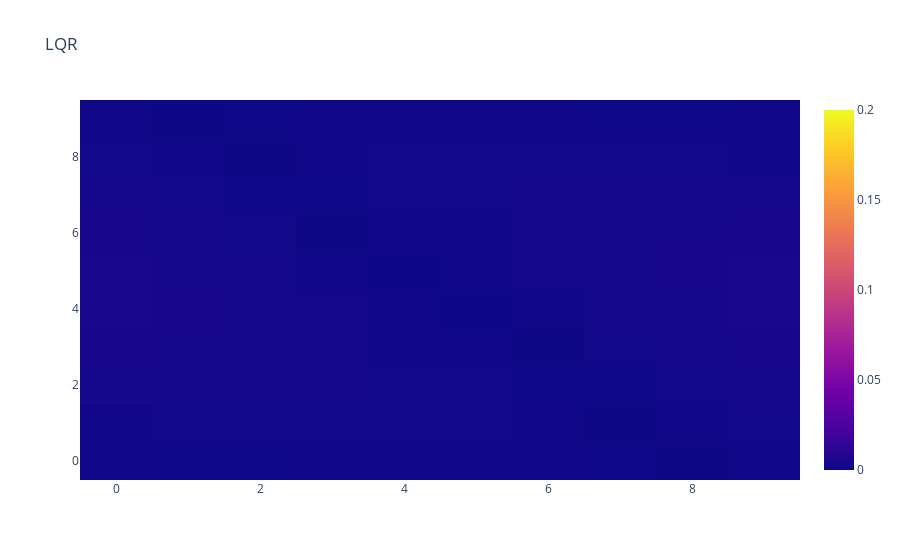

Notebook source saved alongside this figure:
### Code cell
zmin = 0.
zmax = .2

fig = go.Figure()
fig.add_trace(go.Heatmap(
    z = bench_lqr.detach().numpy(),
    zmin = zmin,
    zmax = zmax,
    ))
fig.update_layout(
    title="LQR",
)
fig.show()

# fig = go.Figure()
# fig.add_trace(go.Heatmap(
#     z = bench_no_model.detach().numpy(),
#     zmin = zmin,
#     zmax = zmax,
#     ))
# fig.update_layout(
#     title="No Model",
# )
# fig.show()

# fig = go.Figure()
# fig.add_trace(go.Heatmap(
#     z = bench_baseline.detach().numpy(),
#     zmin = zmin,
#     zmax = zmax,
#     ))
# fig.update_layout(
#     title="Baseline",
# )
# fig.show()

# fig = go.Figure()
# fig.add_trace(go.Heatmap(
#     z = bench_adv.detach().numpy(),
#     zmin = zmin,
#     zmax = zmax,
#     ))
# fig.update_layout(
#     title="Adversarial",
# )
# fig.show()

fig = go.Figure()
fig.add_trace(go.Heatmap(
    z = bench_policy.detach().numpy(),
    zmin = zmin,
    zmax = zmax,
    ))
fig.update_layout(
    title="Policy",
)
fig.show()

fig = go.Figure()
fig.add_trace(go.Heatmap(
    z = bench_policy_adv.detach().numpy(),
    zmin = zmin,
    zmax = zmax,
    ))
fig.update_layout(
    title="Policy adversarial",
)
fig.show()

### Figure 1 — Plotly figure (JSON) as saved in the notebook; plotly's stock layout.template omitted (floating-point values rounded to 4 significant figures)
{"data": [{"type": "heatmap", "z": [[0.001061, 0.0009288, 0.0009488, 0.001057, 0.001162, 0.001177, 0.00102, 0.0006182, 0.0003507, 0.001356], [0.002264, 0.002146, 0.002129, 0.002126, 0.002036, 0.001759, 0.001201, 0.0003546, 0.00104, 0.002426], [0.003328, 0.003182, 0.003055, 0.002851, 0.002459, 0.001777, 0.0007464, 0.000685, 0.00216, 0.003517], [0.004157, 0.003912, 0.003587, 0.003075, 0.00227, 0.001117, 0.0003687, 0.001889, 0.003266, 0.004335], [0.00465, 0.004218, 0.003589, 0.002665, 0.001406, 0.0001135, 0.001645, 0.002985, 0.004005, 0.004723], [0.004723, 0.004005, 0.002985, 0.001645, 0.0001139, 0.001406, 0.002664, 0.003589, 0.004218, 0.00465], [0.004335, 0.003266, 0.001888, 0.0003686, 0.001117, 0.00227, 0.003075, 0.003587, 0.003912, 0.004157], [0.003517, 0.00216, 0.0006849, 0.0007465, 0.001777, 0.00246, 0.002851, 0.003055, 0.003182, 0.003328], [0.002426, 0.001039, 0.0003547, 0.001201, 0.001759, 0.002036, 0.002126, 0.002129, 0.002146, 0.002264], [0.001356, 0.0003507, 0.0006181, 0.00102, 0.001176, 0.001162, 0.001058, 0.0009491, 0.0009289, 0.00106]], "zmax": 0.2, "zmin": 0}], "layout": {"title": {"text": "LQR"}}}
